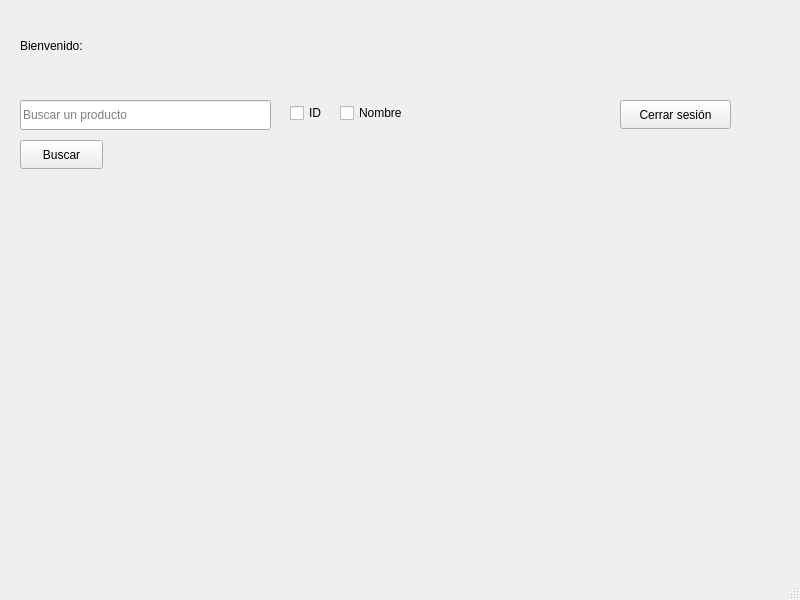
<?xml version="1.0" encoding="UTF-8"?>
<ui version="4.0">
 <class>PrincipalWindow</class>
 <widget class="QMainWindow" name="PrincipalWindow">
  <property name="geometry">
   <rect>
    <x>0</x>
    <y>0</y>
    <width>800</width>
    <height>600</height>
   </rect>
  </property>
  <property name="windowTitle">
   <string>MainWindow</string>
  </property>
  <widget class="QWidget" name="centralwidget">
   <widget class="QLabel" name="mostrar_correo">
    <property name="geometry">
     <rect>
      <x>20</x>
      <y>10</y>
      <width>391</width>
      <height>71</height>
     </rect>
    </property>
    <property name="styleSheet">
     <string notr="true">
font: 20pt &quot;Segoe UI&quot;;
</string>
    </property>
    <property name="text">
     <string>Bienvenido: </string>
    </property>
   </widget>
   <widget class="QLineEdit" name="buscador">
    <property name="geometry">
     <rect>
      <x>20</x>
      <y>100</y>
      <width>251</width>
      <height>30</height>
     </rect>
    </property>
    <property name="inputMask">
     <string/>
    </property>
    <property name="placeholderText">
     <string>Buscar un producto</string>
    </property>
   </widget>
   <widget class="QPushButton" name="boton_buscar">
    <property name="geometry">
     <rect>
      <x>20</x>
      <y>140</y>
      <width>83</width>
      <height>29</height>
     </rect>
    </property>
    <property name="text">
     <string>Buscar</string>
    </property>
   </widget>
   <widget class="QCheckBox" name="check_id">
    <property name="geometry">
     <rect>
      <x>290</x>
      <y>100</y>
      <width>93</width>
      <height>26</height>
     </rect>
    </property>
    <property name="text">
     <string>ID</string>
    </property>
   </widget>
   <widget class="QCheckBox" name="check_name">
    <property name="geometry">
     <rect>
      <x>340</x>
      <y>100</y>
      <width>93</width>
      <height>26</height>
     </rect>
    </property>
    <property name="text">
     <string>Nombre</string>
    </property>
   </widget>
   <widget class="QLabel" name="nombre_producto">
    <property name="geometry">
     <rect>
      <x>130</x>
      <y>260</y>
      <width>461</width>
      <height>41</height>
     </rect>
    </property>
    <property name="styleSheet">
     <string notr="true">font: 16pt &quot;Segoe UI&quot;;</string>
    </property>
    <property name="text">
     <string/>
    </property>
   </widget>
   <widget class="QLabel" name="cantidad_producto">
    <property name="geometry">
     <rect>
      <x>130</x>
      <y>340</y>
      <width>451</width>
      <height>51</height>
     </rect>
    </property>
    <property name="styleSheet">
     <string notr="true">font: 16pt &quot;Segoe UI&quot;;</string>
    </property>
    <property name="text">
     <string/>
    </property>
   </widget>
   <widget class="QPushButton" name="boton_cerrar">
    <property name="geometry">
     <rect>
      <x>620</x>
      <y>100</y>
      <width>111</width>
      <height>29</height>
     </rect>
    </property>
    <property name="text">
     <string>Cerrar sesión</string>
    </property>
   </widget>
  </widget>
  <widget class="QMenuBar" name="menubar">
   <property name="geometry">
    <rect>
     <x>0</x>
     <y>0</y>
     <width>800</width>
     <height>25</height>
    </rect>
   </property>
  </widget>
  <widget class="QStatusBar" name="statusbar"/>
 </widget>
 <resources/>
 <connections/>
</ui>
